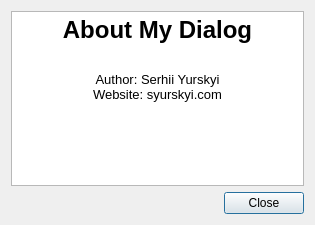
<?xml version="1.0" encoding="UTF-8"?>
<ui version="4.0">
 <class>Dialog</class>
 <widget class="QDialog" name="Dialog">
  <property name="geometry">
   <rect>
    <x>0</x>
    <y>0</y>
    <width>315</width>
    <height>225</height>
   </rect>
  </property>
  <property name="windowTitle">
   <string>Dialog</string>
  </property>
  <layout class="QVBoxLayout" name="verticalLayout">
   <item>
    <widget class="QTextEdit" name="textEdit">
     <property name="html">
      <string>&lt;!DOCTYPE HTML PUBLIC &quot;-//W3C//DTD HTML 4.0//EN&quot; &quot;http://www.w3.org/TR/REC-html40/strict.dtd&quot;&gt;
&lt;html&gt;&lt;head&gt;&lt;meta name=&quot;qrichtext&quot; content=&quot;1&quot; /&gt;&lt;style type=&quot;text/css&quot;&gt;
p, li { white-space: pre-wrap; }
&lt;/style&gt;&lt;/head&gt;&lt;body style=&quot; font-family:'MS Shell Dlg 2'; font-size:8.25pt; font-weight:400; font-style:normal;&quot;&gt;
&lt;p align=&quot;center&quot; style=&quot; margin-top:0px; margin-bottom:0px; margin-left:0px; margin-right:0px; -qt-block-indent:0; text-indent:0px;&quot;&gt;&lt;span style=&quot; font-size:18pt; font-weight:600;&quot;&gt;About My Dialog&lt;/span&gt;&lt;/p&gt;
&lt;p align=&quot;center&quot; style=&quot;-qt-paragraph-type:empty; margin-top:0px; margin-bottom:0px; margin-left:0px; margin-right:0px; -qt-block-indent:0; text-indent:0px; font-size:18pt; font-weight:600;&quot;&gt;&lt;br /&gt;&lt;/p&gt;
&lt;p align=&quot;center&quot; style=&quot; margin-top:0px; margin-bottom:0px; margin-left:0px; margin-right:0px; -qt-block-indent:0; text-indent:0px;&quot;&gt;&lt;span style=&quot; font-size:10pt;&quot;&gt;Author: Serhii Yurskyi&lt;/span&gt;&lt;/p&gt;
&lt;p align=&quot;center&quot; style=&quot; margin-top:0px; margin-bottom:0px; margin-left:0px; margin-right:0px; -qt-block-indent:0; text-indent:0px;&quot;&gt;&lt;span style=&quot; font-size:10pt;&quot;&gt;Website: syurskyi.com&lt;/span&gt;&lt;/p&gt;&lt;/body&gt;&lt;/html&gt;</string>
     </property>
    </widget>
   </item>
   <item>
    <layout class="QHBoxLayout" name="horizontalLayout">
     <item>
      <spacer name="horizontalSpacer">
       <property name="orientation">
        <enum>Qt::Horizontal</enum>
       </property>
       <property name="sizeHint" stdset="0">
        <size>
         <width>40</width>
         <height>20</height>
        </size>
       </property>
      </spacer>
     </item>
     <item>
      <widget class="QPushButton" name="closeButton">
       <property name="text">
        <string>Close</string>
       </property>
      </widget>
     </item>
    </layout>
   </item>
  </layout>
 </widget>
 <resources/>
 <connections>
  <connection>
   <sender>closeButton</sender>
   <signal>clicked()</signal>
   <receiver>Dialog</receiver>
   <slot>accept()</slot>
   <hints>
    <hint type="sourcelabel">
     <x>352</x>
     <y>271</y>
    </hint>
    <hint type="destinationlabel">
     <x>251</x>
     <y>-13</y>
    </hint>
   </hints>
  </connection>
 </connections>
</ui>
